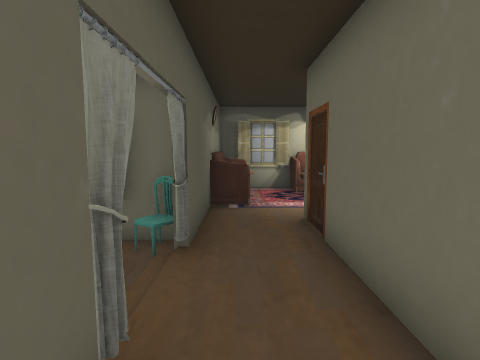
View 1 (above)

17 first-person views from a walk through a 3-D level made in the Unity game engine. The camera is 1.5 m above the floor, tilts 6° down and sees 80° across. Doors are open. The floor is counted in squares, 1 m on a side. Each view is taken from the middle of a square. On the plan, view 1 faces up. The plan holds only what a view shows up to about 14 squares ahead; the rest is blank. The player is left out. Some surface patterns are stand-ins.

View 2
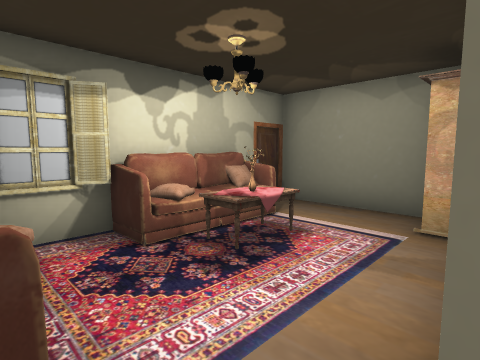

View 3
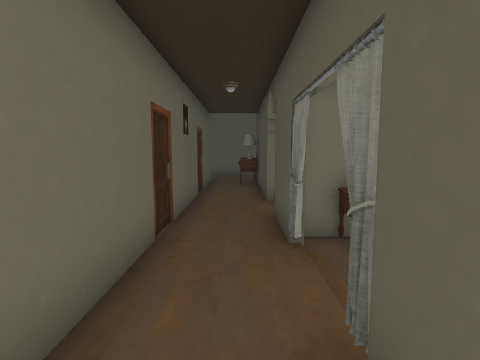

View 4
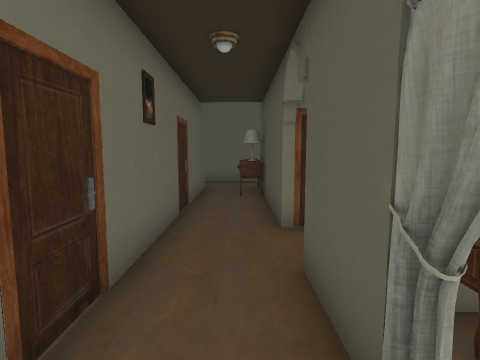

View 5
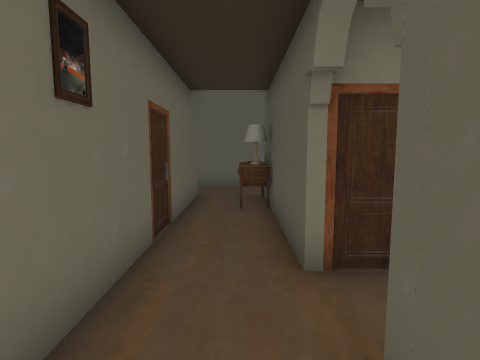

View 6
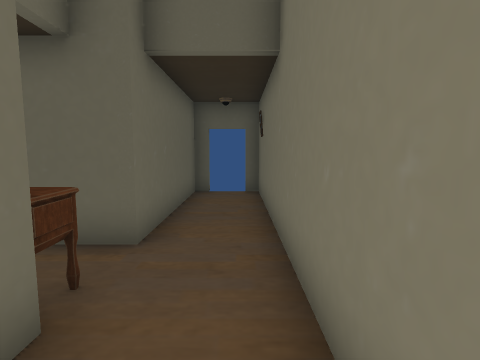

View 7
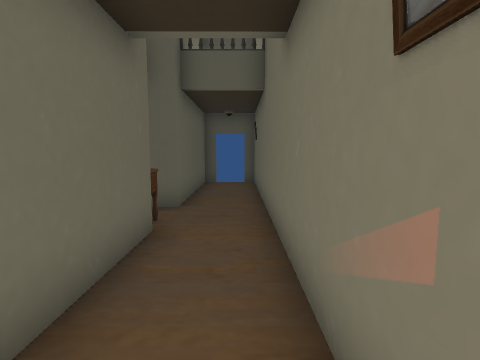

View 8
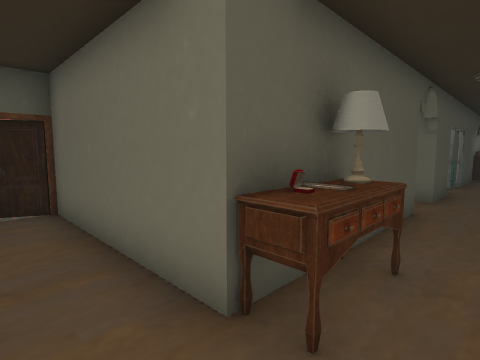

View 9
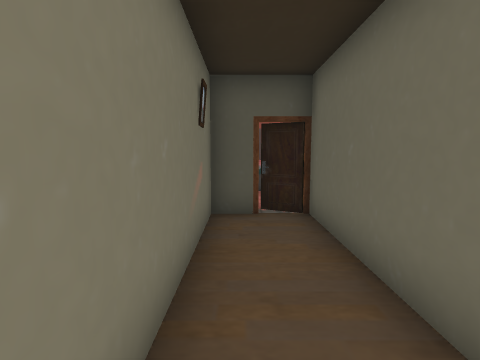

View 10
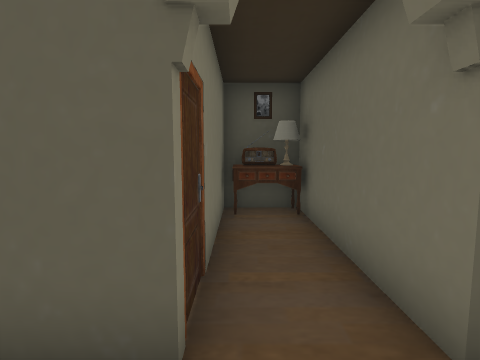

View 11
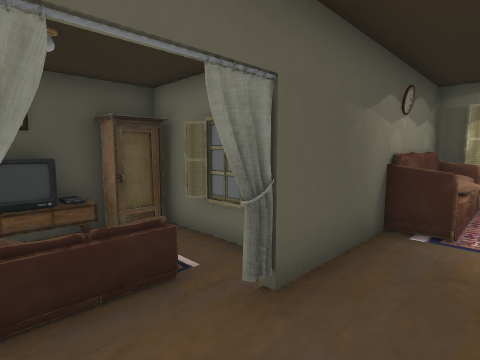

View 12
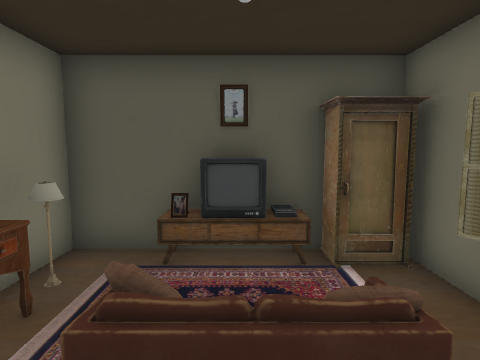

View 13
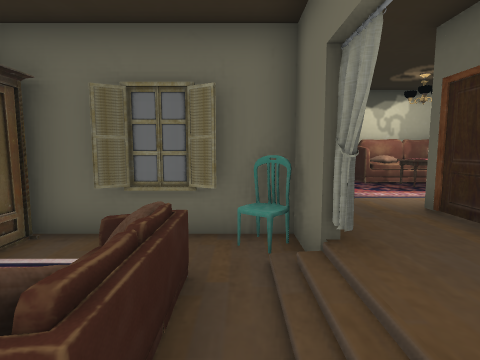

View 14
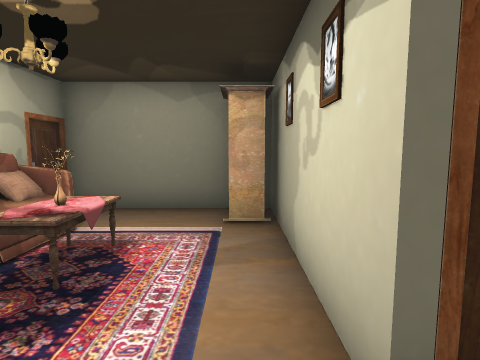

View 15
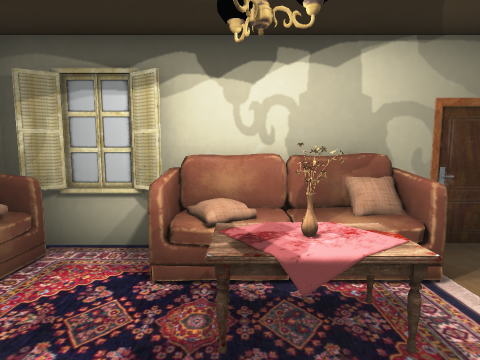

View 16
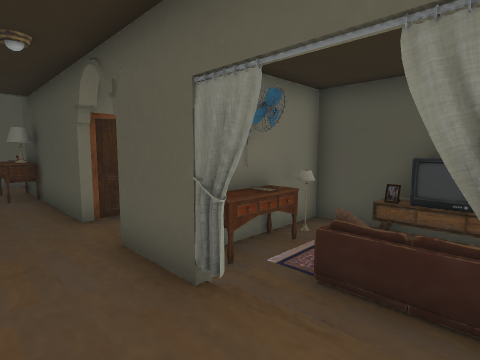

View 17
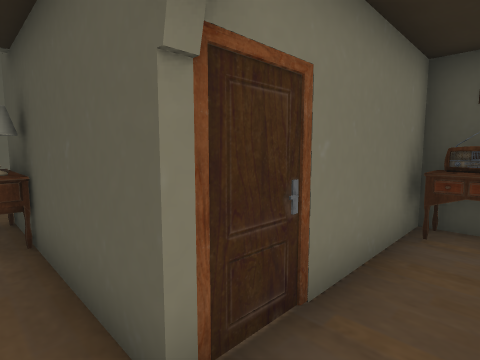

### Floor plan
Points are (right, up) in squares from view 1. A wall is a line through its corners. A room is listed if a view was taken in it or the views show most of it. See-through windows are left out.
Room 1 (views 1, 2, 3, 4, 5, 6, 7, 8, 9, 10, 11, 14, 15, 16, 17)
walls: (-0.8, 2) (-1, 1.4); (-0.8, 2) (-1, 1.5); (-0.8, 2) (-0.8, 1.5); (-0.8, 2.2) (-0.6, 1.5); (-0.7, 2.3) (-0.6, 1.9); (-0.8, 2.3) (-0.9, 2) (-0.7, 1.6); (-0.8, -2.4) (-0.8, -8.4) (-6.6, -8.4); (-0.8, 2.4) (-0.8, -0.5); (-0.6, 4) (-0.7, 3.9); (-0.8, 4) (-1, 3.7); (-0.7, 4.1) (-0.8, 3.6); (-0.7, 4.1) (-1, 3.5); (-1, 4.2) (-0.9, 3.5); (-1, 4.2) (-0.8, 3.5); (-1, 4.4) (-0.8, 4.1); (-1.4, 4.2) (-1.2, 3.7); (0.4, 11.3) (-0.1, 11); (-6.6, -9.6) (-6.6, -10.7) (7.3, -10.7) (7.3, -8.4) (1.4, -8.4) (1.4, 6.2) (7.3, 6.2) (7.3, 11.4) (-0.8, 11.4) (-0.8, 3.6)
ways out: opening at (-1.5, -1.5) to room 2; opening at (-1, 3) to room 2; open door at (7.5, -9.5)
objects: other object (-7, -9); other object (0, -8); other object (0, -7); other object (0, -6); other object (0, 8) to (0, 10); other object (2, 10) to (5, 11); other object (3, 9) to (4, 10); other object (6, 7) to (7, 7)
Room 2 (views 12, 13)
walls: (-2.5, -0.2) (-1.4, -0.2); (-5.4, -0.5) (-6.4, -0.5) (-6.4, -2.5); (-6.4, 2.4) (-6.4, -0.2); (-0.8, -0.5) (-2.5, -0.5); (-5.2, -2.4) (-0.8, -2.4); (-6.4, 4) (-6.4, 3.5); (-1, 3.7) (-1, 6) (-6, 6); (-0.8, 3.6) (-1, 4.4); (-0.8, 3.7) (-1, 4.4); (-0.8, 3.8) (-1, 4.3); (-0.7, 3.9) (-0.8, 4); (-3.9, 5.9) (-4.4, 5.6); (-2.3, 5.6) (-2.9, 5.9)
ways out: opening at (-1.5, -1.5) to room 1; opening at (-1, 3) to room 1
objects: other object (-6, -2); other object (-6, -1); other object (-6, 2) to (-6, 3); other object (-6, 4); other object (-6, 5); other object (-5, 0); other object (-4, 1) to (-3, 1); other object (-3, -1); other object (-3, 0); other object (-3, 2) to (-3, 4); other object (-2, 5)

Positions as (right, up) in squares from view 1, and headings:
1: (0, 0), facing up
2: (0, 6), facing up-right
3: (0, 6), facing down
4: (0, 3), facing down
5: (0, 1), facing down
6: (-3, -10), facing right
7: (-6, -10), facing right
8: (1, -10), facing up-left
9: (0, -10), facing left
10: (1, -2), facing left
11: (1, 2), facing up-left
12: (-1, 3), facing left
13: (-2, 1), facing up
14: (0, 7), facing right
15: (3, 7), facing up
16: (1, 4), facing down-left
17: (0, -1), facing down-left
